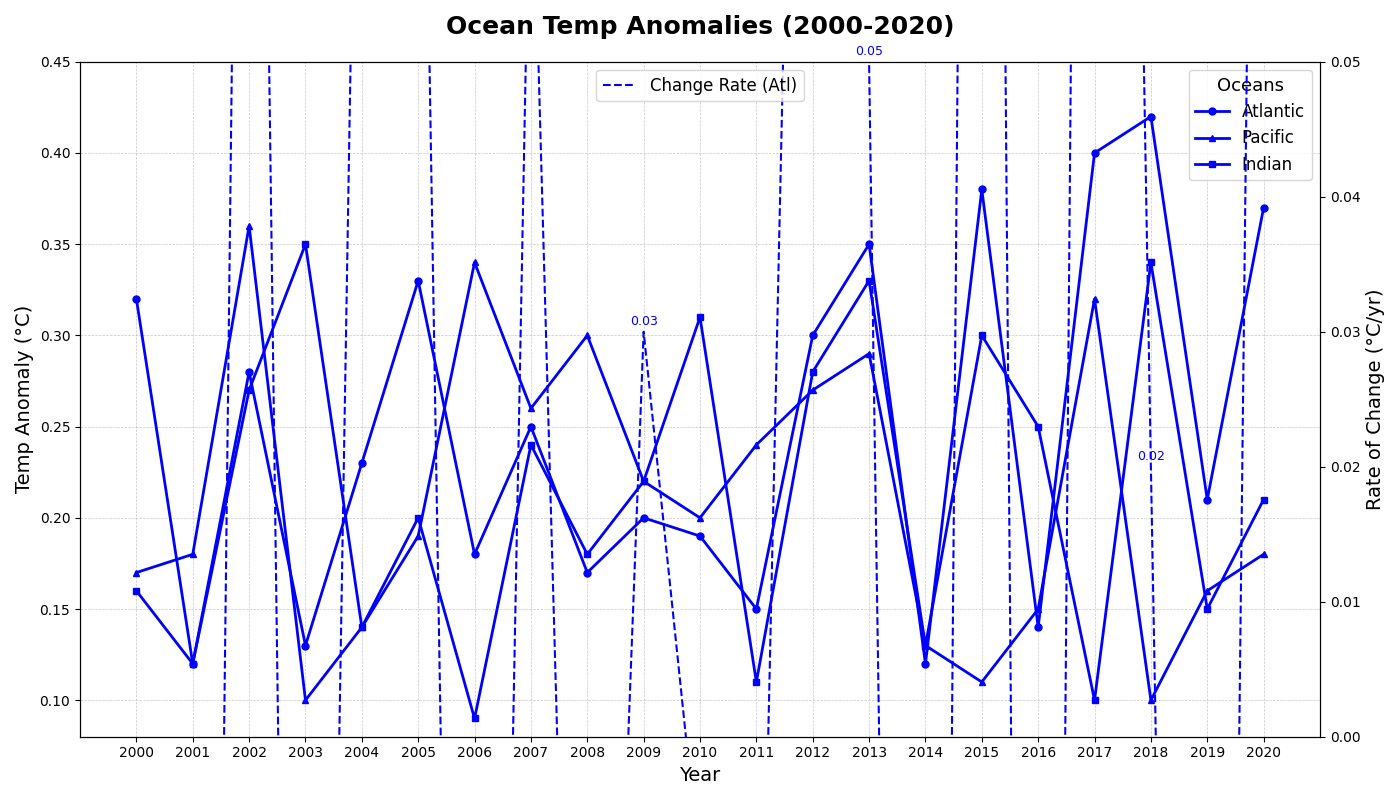

Source code (Python):
import matplotlib.pyplot as plt
import numpy as np

years = np.arange(2000, 2021)
atlantic_anomalies = [
    0.32, 0.12, 0.28, 0.13, 0.23, 0.33, 0.18, 0.25, 0.17, 0.20, 0.19, 0.15, 0.30, 0.35, 0.12, 0.38, 0.14, 0.40, 0.42, 0.21, 0.37
]
pacific_anomalies = [
    0.17, 0.18, 0.36, 0.10, 0.14, 0.19, 0.34, 0.26, 0.30, 0.22, 0.20, 0.24, 0.27, 0.29, 0.13, 0.11, 0.15, 0.32, 0.10, 0.16, 0.18
]
indian_anomalies = [
    0.16, 0.12, 0.27, 0.35, 0.14, 0.20, 0.09, 0.24, 0.18, 0.22, 0.31, 0.11, 0.28, 0.33, 0.13, 0.30, 0.25, 0.10, 0.34, 0.15, 0.21
]

fig, ax = plt.subplots(figsize=(14, 8))

# Use a single color for all plots
common_color = 'blue'

ax.plot(years, atlantic_anomalies, color=common_color, marker='o', markersize=5, linewidth=2, label='Atlantic')
ax.plot(years, pacific_anomalies, color=common_color, marker='^', markersize=5, linewidth=2, label='Pacific')
ax.plot(years, indian_anomalies, color=common_color, marker='s', markersize=5, linewidth=2, label='Indian')

ax.set_title("Ocean Temp Anomalies (2000-2020)", fontsize=18, fontweight='bold', pad=20)
ax.set_xlabel("Year", fontsize=14)
ax.set_ylabel("Temp Anomaly (°C)", fontsize=14)
ax.legend(fontsize=12, title="Oceans", title_fontsize='13')

ax.grid(True, which='both', linestyle='--', linewidth=0.5, alpha=0.7)

ax.set_xticks(years)
ax.set_xlim([1999, 2021])
ax.set_ylim([0.08, 0.45])

ax_anomaly_change = ax.twinx()
atlantic_rate_of_change = np.diff(atlantic_anomalies)
# Use the same common color for rate of change
ax_anomaly_change.plot(years[1:], atlantic_rate_of_change, color=common_color, linestyle='--', linewidth=1.5, label='Change Rate (Atl)')

ax_anomaly_change.set_ylim([0.00, 0.05])
ax_anomaly_change.set_ylabel("Rate of Change (°C/yr)", fontsize=14)

for i, rate in enumerate(atlantic_rate_of_change):
    ax_anomaly_change.annotate(f"{rate:.2f}", (years[i+1], rate), textcoords="offset points", xytext=(0,5), ha='center', fontsize=9, color=common_color)

ax_anomaly_change.legend(loc='upper center', fontsize=12)

plt.tight_layout()
plt.show()
